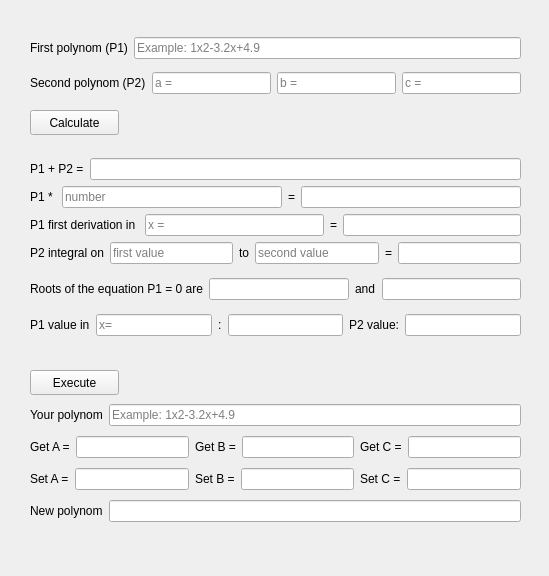
<?xml version="1.0" encoding="UTF-8"?>
<ui version="4.0">
 <class>MainWindow</class>
 <widget class="QMainWindow" name="MainWindow">
  <property name="geometry">
   <rect>
    <x>0</x>
    <y>0</y>
    <width>549</width>
    <height>576</height>
   </rect>
  </property>
  <property name="windowTitle">
   <string>Polynoms</string>
  </property>
  <widget class="QWidget" name="centralwidget">
   <widget class="QPushButton" name="pushButton">
    <property name="geometry">
     <rect>
      <x>30</x>
      <y>110</y>
      <width>89</width>
      <height>25</height>
     </rect>
    </property>
    <property name="text">
     <string>Calculate</string>
    </property>
   </widget>
   <widget class="QPushButton" name="pushButton_2">
    <property name="geometry">
     <rect>
      <x>30</x>
      <y>370</y>
      <width>89</width>
      <height>25</height>
     </rect>
    </property>
    <property name="text">
     <string>Execute</string>
    </property>
   </widget>
   <widget class="QWidget" name="layoutWidget">
    <property name="geometry">
     <rect>
      <x>30</x>
      <y>30</y>
      <width>491</width>
      <height>71</height>
     </rect>
    </property>
    <layout class="QVBoxLayout" name="verticalLayout">
     <item>
      <layout class="QHBoxLayout" name="horizontalLayout">
       <item>
        <widget class="QLabel" name="label">
         <property name="text">
          <string>First polynom (P1)</string>
         </property>
        </widget>
       </item>
       <item>
        <widget class="QLineEdit" name="lineEdit">
         <property name="placeholderText">
          <string>Example: 1x2-3.2x+4.9</string>
         </property>
        </widget>
       </item>
      </layout>
     </item>
     <item>
      <layout class="QHBoxLayout" name="horizontalLayout_2">
       <item>
        <widget class="QLabel" name="label_2">
         <property name="text">
          <string>Second polynom (P2)</string>
         </property>
        </widget>
       </item>
       <item>
        <widget class="QLineEdit" name="lineEdit_4">
         <property name="text">
          <string/>
         </property>
         <property name="placeholderText">
          <string>a = </string>
         </property>
        </widget>
       </item>
       <item>
        <widget class="QLineEdit" name="lineEdit_3">
         <property name="placeholderText">
          <string>b =</string>
         </property>
        </widget>
       </item>
       <item>
        <widget class="QLineEdit" name="lineEdit_2">
         <property name="placeholderText">
          <string>c =</string>
         </property>
        </widget>
       </item>
      </layout>
     </item>
    </layout>
   </widget>
   <widget class="QWidget" name="layoutWidget">
    <property name="geometry">
     <rect>
      <x>30</x>
      <y>150</y>
      <width>491</width>
      <height>196</height>
     </rect>
    </property>
    <layout class="QVBoxLayout" name="verticalLayout_3">
     <item>
      <layout class="QVBoxLayout" name="verticalLayout_2">
       <item>
        <layout class="QHBoxLayout" name="horizontalLayout_3">
         <item>
          <widget class="QLabel" name="label_3">
           <property name="text">
            <string>P1 + P2 =</string>
           </property>
          </widget>
         </item>
         <item>
          <widget class="QLineEdit" name="lineEdit_5">
           <property name="readOnly">
            <bool>true</bool>
           </property>
           <property name="placeholderText">
            <string/>
           </property>
          </widget>
         </item>
        </layout>
       </item>
       <item>
        <layout class="QHBoxLayout" name="horizontalLayout_4">
         <item>
          <widget class="QLabel" name="label_4">
           <property name="text">
            <string>P1 * </string>
           </property>
          </widget>
         </item>
         <item>
          <widget class="QLineEdit" name="lineEdit_6">
           <property name="placeholderText">
            <string>number</string>
           </property>
          </widget>
         </item>
         <item>
          <widget class="QLabel" name="label_5">
           <property name="text">
            <string>=</string>
           </property>
          </widget>
         </item>
         <item>
          <widget class="QLineEdit" name="lineEdit_7">
           <property name="readOnly">
            <bool>true</bool>
           </property>
          </widget>
         </item>
        </layout>
       </item>
       <item>
        <layout class="QHBoxLayout" name="horizontalLayout_5">
         <item>
          <widget class="QLabel" name="label_6">
           <property name="text">
            <string>P1 first derivation in </string>
           </property>
          </widget>
         </item>
         <item>
          <widget class="QLineEdit" name="lineEdit_8">
           <property name="placeholderText">
            <string>x =</string>
           </property>
          </widget>
         </item>
         <item>
          <widget class="QLabel" name="label_7">
           <property name="text">
            <string>=</string>
           </property>
          </widget>
         </item>
         <item>
          <widget class="QLineEdit" name="lineEdit_9">
           <property name="readOnly">
            <bool>true</bool>
           </property>
          </widget>
         </item>
        </layout>
       </item>
       <item>
        <layout class="QHBoxLayout" name="horizontalLayout_6">
         <item>
          <widget class="QLabel" name="label_8">
           <property name="text">
            <string>P2 integral on</string>
           </property>
          </widget>
         </item>
         <item>
          <widget class="QLineEdit" name="lineEdit_10">
           <property name="placeholderText">
            <string>first value</string>
           </property>
          </widget>
         </item>
         <item>
          <widget class="QLabel" name="label_10">
           <property name="text">
            <string>to</string>
           </property>
          </widget>
         </item>
         <item>
          <widget class="QLineEdit" name="lineEdit_12">
           <property name="placeholderText">
            <string>second value</string>
           </property>
          </widget>
         </item>
         <item>
          <widget class="QLabel" name="label_9">
           <property name="text">
            <string>=</string>
           </property>
          </widget>
         </item>
         <item>
          <widget class="QLineEdit" name="lineEdit_11">
           <property name="readOnly">
            <bool>true</bool>
           </property>
          </widget>
         </item>
        </layout>
       </item>
      </layout>
     </item>
     <item>
      <layout class="QHBoxLayout" name="horizontalLayout_7">
       <item>
        <widget class="QLabel" name="label_11">
         <property name="text">
          <string>Roots of the equation P1 = 0 are</string>
         </property>
        </widget>
       </item>
       <item>
        <widget class="QLineEdit" name="lineEdit_13">
         <property name="readOnly">
          <bool>true</bool>
         </property>
         <property name="placeholderText">
          <string/>
         </property>
        </widget>
       </item>
       <item>
        <widget class="QLabel" name="label_12">
         <property name="text">
          <string>and</string>
         </property>
        </widget>
       </item>
       <item>
        <widget class="QLineEdit" name="lineEdit_14">
         <property name="readOnly">
          <bool>true</bool>
         </property>
         <property name="placeholderText">
          <string/>
         </property>
        </widget>
       </item>
      </layout>
     </item>
     <item>
      <layout class="QHBoxLayout" name="horizontalLayout_8">
       <item>
        <widget class="QLabel" name="label_13">
         <property name="text">
          <string>P1 value in</string>
         </property>
        </widget>
       </item>
       <item>
        <widget class="QLineEdit" name="lineEdit_15">
         <property name="placeholderText">
          <string>x=</string>
         </property>
        </widget>
       </item>
       <item>
        <widget class="QLabel" name="label_14">
         <property name="text">
          <string>:</string>
         </property>
        </widget>
       </item>
       <item>
        <widget class="QLineEdit" name="lineEdit_16">
         <property name="readOnly">
          <bool>true</bool>
         </property>
         <property name="placeholderText">
          <string/>
         </property>
        </widget>
       </item>
       <item>
        <widget class="QLabel" name="label_15">
         <property name="text">
          <string>P2 value:</string>
         </property>
        </widget>
       </item>
       <item>
        <widget class="QLineEdit" name="lineEdit_17">
         <property name="readOnly">
          <bool>true</bool>
         </property>
        </widget>
       </item>
      </layout>
     </item>
    </layout>
   </widget>
   <widget class="QWidget" name="layoutWidget">
    <property name="geometry">
     <rect>
      <x>30</x>
      <y>400</y>
      <width>491</width>
      <height>128</height>
     </rect>
    </property>
    <layout class="QVBoxLayout" name="verticalLayout_4">
     <item>
      <layout class="QHBoxLayout" name="horizontalLayout_9">
       <item>
        <widget class="QLabel" name="label_16">
         <property name="text">
          <string>Your polynom</string>
         </property>
        </widget>
       </item>
       <item>
        <widget class="QLineEdit" name="lineEdit_18">
         <property name="placeholderText">
          <string>Example: 1x2-3.2x+4.9</string>
         </property>
        </widget>
       </item>
      </layout>
     </item>
     <item>
      <layout class="QHBoxLayout" name="horizontalLayout_11">
       <item>
        <widget class="QLabel" name="label_20">
         <property name="text">
          <string>Get A =</string>
         </property>
        </widget>
       </item>
       <item>
        <widget class="QLineEdit" name="lineEdit_22">
         <property name="readOnly">
          <bool>true</bool>
         </property>
        </widget>
       </item>
       <item>
        <widget class="QLabel" name="label_21">
         <property name="text">
          <string>Get B =</string>
         </property>
        </widget>
       </item>
       <item>
        <widget class="QLineEdit" name="lineEdit_23">
         <property name="readOnly">
          <bool>true</bool>
         </property>
        </widget>
       </item>
       <item>
        <widget class="QLabel" name="label_22">
         <property name="text">
          <string>Get C =</string>
         </property>
        </widget>
       </item>
       <item>
        <widget class="QLineEdit" name="lineEdit_24">
         <property name="readOnly">
          <bool>true</bool>
         </property>
        </widget>
       </item>
      </layout>
     </item>
     <item>
      <layout class="QHBoxLayout" name="horizontalLayout_10">
       <item>
        <widget class="QLabel" name="label_17">
         <property name="text">
          <string>Set A =</string>
         </property>
        </widget>
       </item>
       <item>
        <widget class="QLineEdit" name="lineEdit_19"/>
       </item>
       <item>
        <widget class="QLabel" name="label_18">
         <property name="text">
          <string>Set B =</string>
         </property>
        </widget>
       </item>
       <item>
        <widget class="QLineEdit" name="lineEdit_20"/>
       </item>
       <item>
        <widget class="QLabel" name="label_19">
         <property name="text">
          <string>Set C =</string>
         </property>
        </widget>
       </item>
       <item>
        <widget class="QLineEdit" name="lineEdit_21"/>
       </item>
      </layout>
     </item>
     <item>
      <layout class="QHBoxLayout" name="horizontalLayout_12">
       <item>
        <widget class="QLabel" name="label_23">
         <property name="text">
          <string>New polynom</string>
         </property>
        </widget>
       </item>
       <item>
        <widget class="QLineEdit" name="lineEdit_25">
         <property name="readOnly">
          <bool>true</bool>
         </property>
         <property name="placeholderText">
          <string/>
         </property>
        </widget>
       </item>
      </layout>
     </item>
    </layout>
   </widget>
  </widget>
 </widget>
 <resources/>
 <connections/>
</ui>
